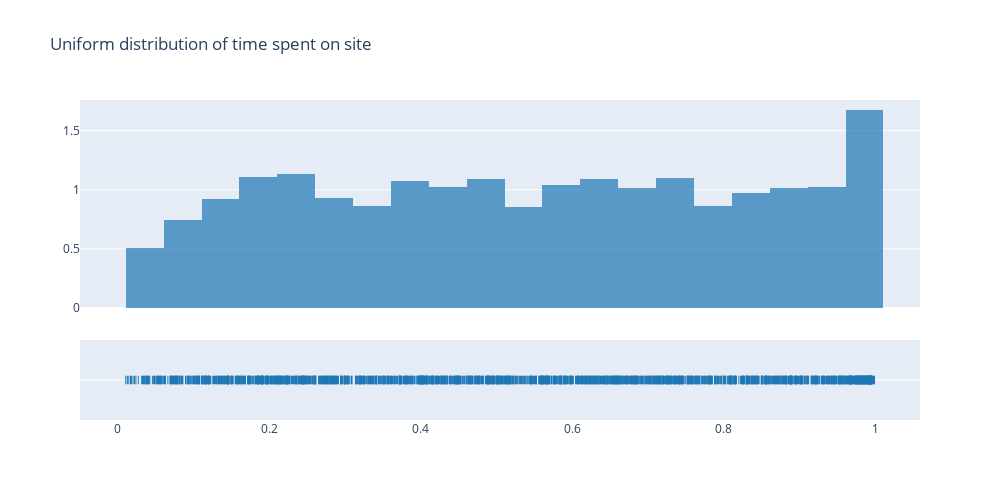

Write notebook code for a chart like this one.
### Code cell
#time_cdf =  pd.DataFrame(gamma.cdf(website_time.values, a = 2, scale=5))
time_cdf =  pd.DataFrame(dweibull.cdf(website_time.values, c=1.12, scale = 0.48))

#time_cdf = pd.DataFrame(np.cumsum(website_time.values))
time_cdf_plot  = ff.create_distplot([time_cdf.values.reshape(-1)], group_labels = [' '], show_curve=False, bin_size=0.05)
time_cdf_plot.update_layout(showlegend=False, title_text='Uniform distribution of time spent on site', width=1000, height=500)
time_cdf_plot.show()

### Figure 1 — Plotly figure (JSON) as saved in the notebook; plotly's stock layout.template omitted (floating-point values rounded to 4 significant figures; data arrays with more than 128 entries replaced by an {"elided": "..."} marker saying what was removed)
{"data": [{"autobinx": false, "histnorm": "probability density", "legendgroup": " ", "marker": {"color": "rgb(31, 119, 180)"}, "name": " ", "opacity": 0.7, "type": "histogram", "x": {"elided": "2000 float values"}, "xaxis": "x", "xbins": {"end": 0.9985, "size": 0.05, "start": 0.01058}, "yaxis": "y"}, {"legendgroup": " ", "marker": {"color": "rgb(31, 119, 180)", "symbol": "line-ns-open"}, "mode": "markers", "name": " ", "showlegend": false, "type": "scatter", "x": {"elided": "2000 float values"}, "xaxis": "x", "y": {"elided": "2000 str values"}, "yaxis": "y2"}], "layout": {"barmode": "overlay", "height": 500, "hovermode": "closest", "legend": {"traceorder": "reversed"}, "showlegend": false, "title": {"text": "Uniform distribution of time spent on site"}, "width": 1000, "xaxis": {"anchor": "y2", "domain": [0, 1], "zeroline": false}, "yaxis": {"anchor": "free", "domain": [0.35, 1], "position": 0}, "yaxis2": {"anchor": "x", "domain": [0, 0.25], "dtick": 1, "showticklabels": false}}}
